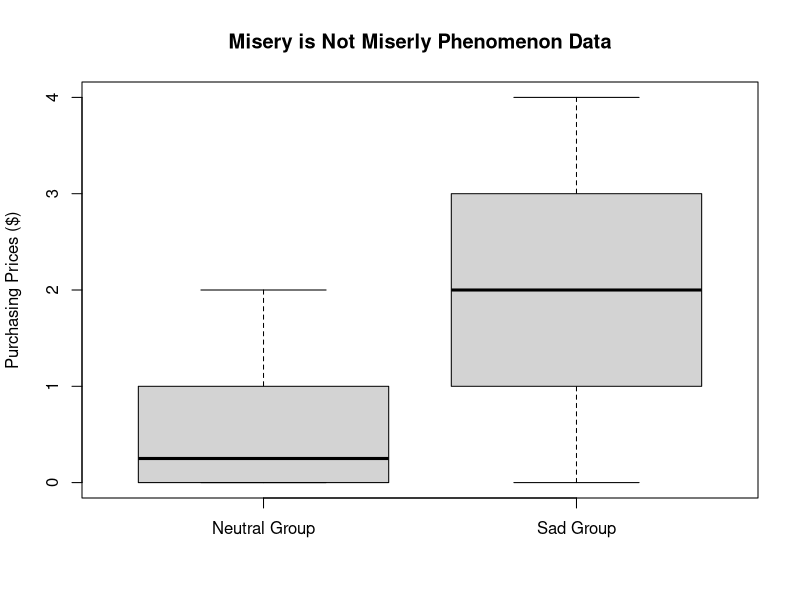
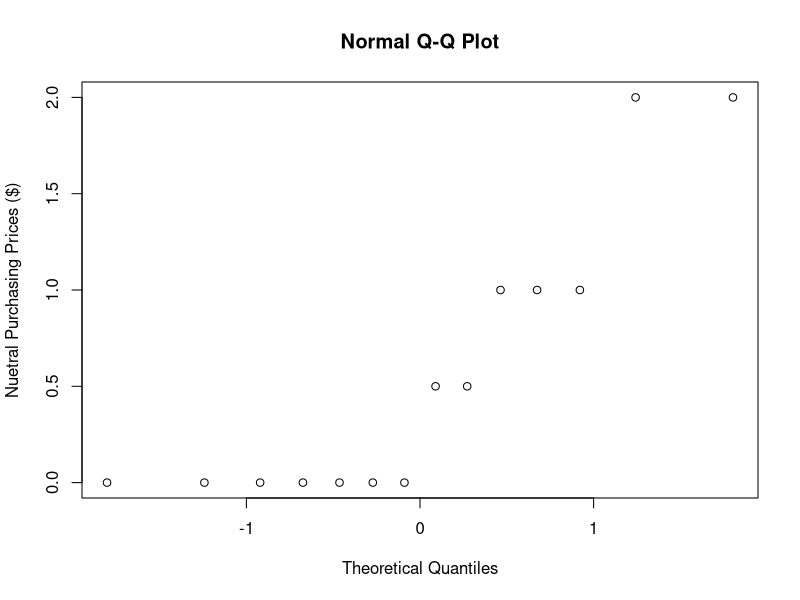
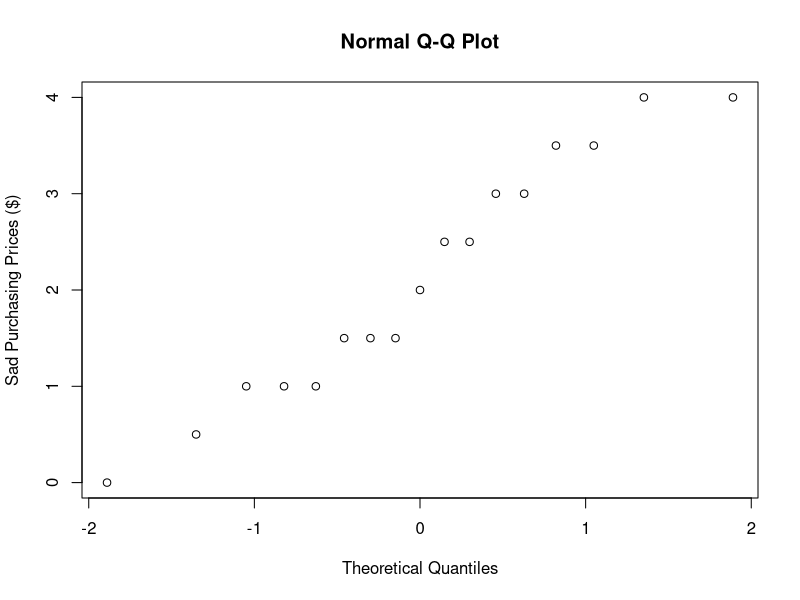

Source code (R) for these figures, in order:
## ---- chunk 1

ntrl <- c(0.00,2.00,0.00,1.00,0.50,0.00,0.50,2.00,1.00,0.00,0.00,0.00,0.00,1.00)
sad <- c(3.00,4.00,0.50,1.00,2.50,2.00,1.50,0.00,1.00,1.50,1.50,2.50,4.00,3.00,3.50,1.00,3.50)
grps <- c("Neutral Group", "Sad Group")
boxplot(ntrl,sad, names =grps, ylab = "Purchasing Prices ($)", main = "Misery is Not Miserly Phenomenon Data" )
qqnorm(y = ntrl, ylab = "Nuetral Purchasing Prices ($)")
qqnorm(y = sad, ylab = "Sad Purchasing Prices ($)")
## ---- chunk 2
mn <- mean(ntrl)
ms <- mean(sad)
szn <- length(ntrl)
szs <- length(sad)
## ---- chunk 3
sdn <- sd(ntrl)
sds <- sd(sad)
tbl <- matrix(c(szn,szs,mn,ms,sdn,sds), ncol = 3, nrow = 2)
colnames(tbl) <- c("n", "mean", "sd")
rownames(tbl) <- c("neutral", "sad")
tbl <- as.table(tbl)
tbl
## ---- chunk 4
tstat <- -4.303097
tst <- pt(-abs(tstat), 29)
sprintf("The P value for the t - statistic is : %f", tst)
## ---- chunk 5

tsats <- 1.653734
pval <- 1 - pt(abs(tsats), 40)
sprintf("The P value for the t- test statistic is: %f", pval)
## ---- chunk 6

group1 <- c(48.86,50.60,51.02, 47.99, 54.20,50.66 ,45.91 ,48.79,47.76 ,51.13)
group2 <- c(48.88,52.63,52.55,50.94,53.02,50.66,47.78,48.44,48.92,51.63)

mean1 <- mean(group1)
vr1 <- var(group1)
mean2 <- mean(group2)
vr2 <- var(group2)
df <- length(group1) + length(group2) - 2


sprintf("The mean of Group 1 is: %f", mean1)
sprintf("The variance of Group 1 is: %f", vr1)

sprintf("The mean of Group 2 is: %f", mean2)
sprintf("The variance of Group 2 is: %f", vr2)
sprintf("the degrees of freedom are: %f", df)
## ---- chunk 7

pvl <- 2 * pt(-abs(-0.895378), 18)
sprintf("The P value for the two-sample test statistic is: %f", pvl)
## ---- chunk 8

smplmn <- abs(mean1 - mean2)
smplvr <- vr1 + vr2
dfp <- 19
sprintf("The mean of difference is: %f", smplmn)
sprintf("The variance of difference is: %f", smplvr)
sprintf("The degrees of freedom are: %f", dfp)
## ---- chunk 9

pp <- 2 * pt(-abs(-1.266256),19)
sprintf("The P value for the paired sample test statistic is: %f", pp)
## ---- chunk 10

pvalue <- 2 * pnorm(-abs(6.128550))
sprintf("The P-value of the test statistic is: %f", pvalue)

